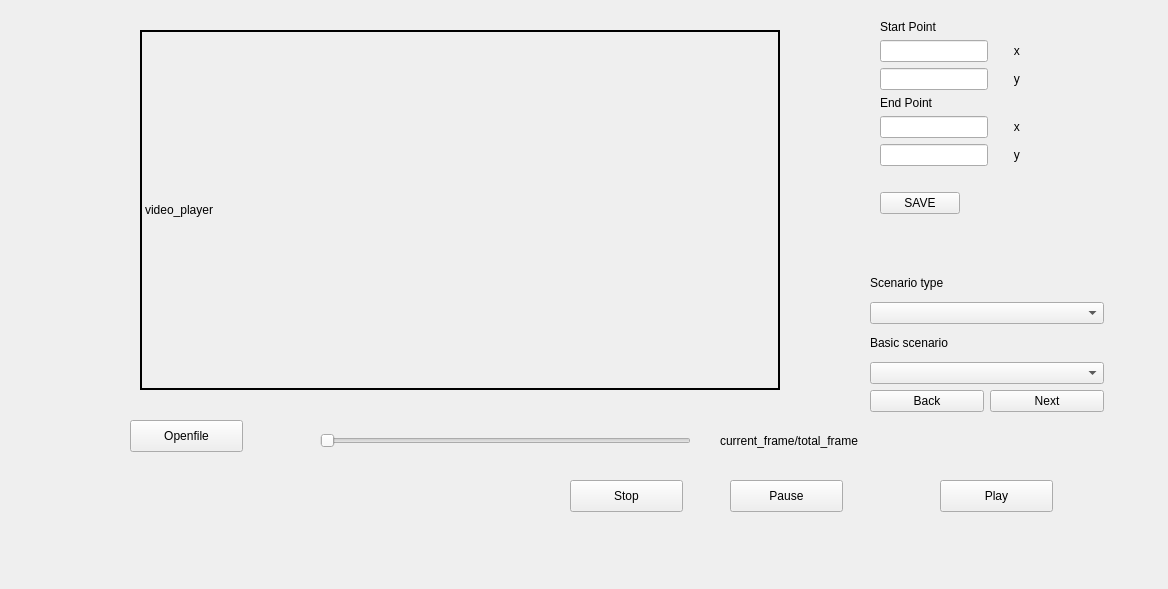
<?xml version="1.0" encoding="UTF-8"?>
<ui version="4.0">
 <class>MainWindow</class>
 <widget class="QMainWindow" name="MainWindow">
  <property name="geometry">
   <rect>
    <x>0</x>
    <y>0</y>
    <width>1168</width>
    <height>589</height>
   </rect>
  </property>
  <property name="windowTitle">
   <string>MainWindow</string>
  </property>
  <widget class="QWidget" name="centralwidget">
   <widget class="QLabel" name="label_videoframe">
    <property name="geometry">
     <rect>
      <x>140</x>
      <y>30</y>
      <width>640</width>
      <height>360</height>
     </rect>
    </property>
    <property name="frameShape">
     <enum>QFrame::WinPanel</enum>
    </property>
    <property name="text">
     <string>video_player</string>
    </property>
   </widget>
   <widget class="QPushButton" name="button_openfile">
    <property name="geometry">
     <rect>
      <x>130</x>
      <y>420</y>
      <width>113</width>
      <height>32</height>
     </rect>
    </property>
    <property name="text">
     <string>Openfile</string>
    </property>
   </widget>
   <widget class="QLabel" name="label_framecnt">
    <property name="geometry">
     <rect>
      <x>720</x>
      <y>430</y>
      <width>171</width>
      <height>21</height>
     </rect>
    </property>
    <property name="text">
     <string>current_frame/total_frame</string>
    </property>
   </widget>
   <widget class="QPushButton" name="button_play">
    <property name="geometry">
     <rect>
      <x>940</x>
      <y>480</y>
      <width>113</width>
      <height>32</height>
     </rect>
    </property>
    <property name="text">
     <string>Play</string>
    </property>
   </widget>
   <widget class="QPushButton" name="button_stop">
    <property name="geometry">
     <rect>
      <x>570</x>
      <y>480</y>
      <width>113</width>
      <height>32</height>
     </rect>
    </property>
    <property name="text">
     <string>Stop</string>
    </property>
   </widget>
   <widget class="QPushButton" name="button_pause">
    <property name="geometry">
     <rect>
      <x>730</x>
      <y>480</y>
      <width>113</width>
      <height>32</height>
     </rect>
    </property>
    <property name="text">
     <string>Pause</string>
    </property>
   </widget>
   <widget class="QWidget" name="formLayoutWidget">
    <property name="geometry">
     <rect>
      <x>880</x>
      <y>20</y>
      <width>201</width>
      <height>241</height>
     </rect>
    </property>
    <layout class="QFormLayout" name="formLayout">
     <item row="1" column="0">
      <widget class="QLabel" name="label_4">
       <property name="text">
        <string>Start Point</string>
       </property>
      </widget>
     </item>
     <item row="2" column="0">
      <widget class="QLineEdit" name="start_x"/>
     </item>
     <item row="2" column="1">
      <widget class="QLabel" name="label">
       <property name="text">
        <string>      x</string>
       </property>
      </widget>
     </item>
     <item row="3" column="0">
      <widget class="QLineEdit" name="start_y"/>
     </item>
     <item row="3" column="1">
      <widget class="QLabel" name="label_2">
       <property name="text">
        <string>      y</string>
       </property>
      </widget>
     </item>
     <item row="4" column="0">
      <widget class="QLabel" name="label_5">
       <property name="text">
        <string>End Point</string>
       </property>
      </widget>
     </item>
     <item row="5" column="0">
      <widget class="QLineEdit" name="end_x"/>
     </item>
     <item row="6" column="0">
      <widget class="QLineEdit" name="end_y"/>
     </item>
     <item row="5" column="1">
      <widget class="QLabel" name="label_3">
       <property name="text">
        <string>      x</string>
       </property>
      </widget>
     </item>
     <item row="6" column="1">
      <widget class="QLabel" name="label_6">
       <property name="text">
        <string>      y</string>
       </property>
      </widget>
     </item>
     <item row="8" column="0">
      <widget class="QPushButton" name="save_json">
       <property name="text">
        <string>SAVE</string>
       </property>
      </widget>
     </item>
     <item row="7" column="0">
      <widget class="QLabel" name="label_7">
       <property name="text">
        <string/>
       </property>
      </widget>
     </item>
    </layout>
   </widget>
   <widget class="QWidget" name="verticalLayoutWidget">
    <property name="geometry">
     <rect>
      <x>870</x>
      <y>270</y>
      <width>234</width>
      <height>142</height>
     </rect>
    </property>
    <layout class="QVBoxLayout" name="verticalLayout">
     <item>
      <widget class="QLabel" name="label_8">
       <property name="text">
        <string>Scenario type</string>
       </property>
      </widget>
     </item>
     <item>
      <widget class="QComboBox" name="comboBox_scenario"/>
     </item>
     <item>
      <widget class="QLabel" name="label_9">
       <property name="text">
        <string>Basic scenario</string>
       </property>
      </widget>
     </item>
     <item>
      <widget class="QComboBox" name="comboBox_basic_scenario"/>
     </item>
     <item>
      <layout class="QHBoxLayout" name="horizontalLayout_2">
       <item>
        <widget class="QPushButton" name="pushButton_back">
         <property name="text">
          <string>Back</string>
         </property>
        </widget>
       </item>
       <item>
        <widget class="QPushButton" name="pushButton_next">
         <property name="text">
          <string>Next</string>
         </property>
        </widget>
       </item>
      </layout>
     </item>
    </layout>
   </widget>
   <widget class="QSlider" name="slider_videoframe">
    <property name="geometry">
     <rect>
      <x>320</x>
      <y>430</y>
      <width>371</width>
      <height>22</height>
     </rect>
    </property>
    <property name="orientation">
     <enum>Qt::Horizontal</enum>
    </property>
   </widget>
  </widget>
 </widget>
 <resources/>
 <connections/>
</ui>
